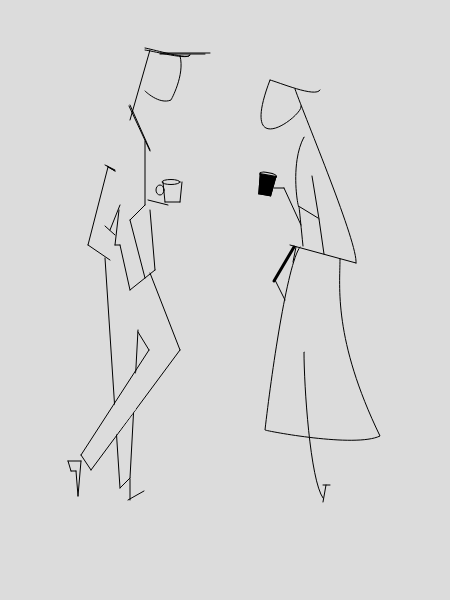
Frame 1 (no input)
Frame 60 (no input): identical to frame 1, image omitted
Frame 120 (the mouse pressed at the canvas centre since frame 60): identical to frame 1, image omitted

The p5.js sketch that drew this single still picture (run headless with seeded random() and noise() and a simulated clock; from frame 60 on, the mouse is pressed at the canvas centre):

// p5.js sketch
// ── sketch.js
function setup() {
  createCanvas(450, 600); // 450, 500
  angleMode(DEGREES);
  //noLoop();
}

function draw() {
  console.log(mouseX,mouseY);
  background(220);
  //line(300,0, 300,600);
  strokeWeight(1);
  stroke(0);
  
  
  push()
  //translate(0,-20);
  man();
  push();
  //translate(-30,0);
  woman();
  pop();
  pop();
  // push();
  // scale(0.5);
  // drawCursiveM(765, 940, 45); // x, y, size
  // pop();
}

function man(){
  
  /* head */
  
  //neck
  line(150,50, 130, 120);
  
  //hair
  noFill();
  curve(145, 50, 145,50, 190,55, 145, 15);
  curve(145, 48, 145,48, 190,55, 145, 15);
  line(160,54, 205,54);
  line(160,53, 210,53);
   
  
  //face
  beginShape();
  vertex(180,56);
  bezierVertex(185,75,171,100,171,100);
  vertex(171,100);
  bezierVertex(159, 105,145,91,145,91)
  endShape();
  
  /* body */
  
  //neck of jacket
  line(130,105, 150,150);
  line(129,106, 150,151);
  
  //front of jacket (button line)
  line(145,141,145,205);
  line(145,205,130,220);
  line(130,220, 145, 278);
  
  
  //side of jacket by right inner arm
  line(119,210, 115,245);
  line(115,245, 120,245);
  //down past waist
  line(120,245,130, 290);
  //across bottom of trouser towards left arm
  line(130,290, 155, 270);
  //left lower shirt
  line(155,270, 150, 210);
  
  //right arm top
  line(105,165,115, 170);
  line(107,166,115,171);
  line(108,167,115,171);
  
  //right arm outer
  line(108, 167, 88, 245);
  line(88,245, 110, 260);
  
  //right arm inner
  line(120,205,110,230);
  line(105,226, 115,235);
  
  //left arm
  line(148,200,168,205);
  
  //cup
  
  line(165, 202,180, 202);
  line(165, 202, 163, 182);
  line(180,202,182,182);
  ellipse(171,182, 18,5);
  arc(160,190,8,10,0,360);
  
  /* lower torso */
  
  //right leg
  line(105,258,120,488);
  line(120, 488,130,478);
  line(130,478, 138,330);
  
  //right foot
  line(130,479,130,500);
  line(128,500, 144,491);
  
  //left leg
  line(150,273,180,350);
  line(180,350, 91,470);
  line(91,470, 81,455);
  line(81,455, 149, 350);
  line(149,350,138,332);
  
  //left shoe
  line(68,461, 81,461);
  line(81, 461, 78, 496);
  line(78,496, 76,471);
  line(76, 471, 71,471);
  line(71,471, 68, 461);
  
  
  /* colour in clothing */
  
  //remove leg overlap

  fill(220);
  noStroke();
  beginShape();
  vertex(113,407);
  vertex(137,371);
  vertex(136,409);
  vertex(113,439);
  endShape(CLOSE);
  noFill();
  stroke(0);
  
}

function woman(){
  
  /* head */
  // hair
  
  curve(275,80,270,80, 320, 90, 293,30);
  
  //neck to base of left arm
  curve(295,89, 295, 89, 356,263, 280, 200);
  
  //head
  beginShape();
  vertex(270,80);
    bezierVertex(237,167, 306,113, 301,106);
  endShape();
  
  //lower left arm
  line(356,263, 290,245);
  //upper left arm
  line(312,176,319,219);
  
  line(319, 219, 324, 254);
  
  push();
  translate(10,0);
  //right arm
  line(291,225,274, 188);
  
  // right hand
  line(274,188, 264,188);
  
  //cup
  push();
  translate(35,-45);
  rotate(10);
  
  line(266, 178, 264,198);
  line(252,198,264,198);
  line(252,198, 250,178);
  ellipse(258,178,17,5);
  
  fill(0)
  beginShape();
  vertex(266, 178);
  vertex(264,198);
  vertex(252,198);
  vertex(264,198);
  vertex(252,198);
  vertex(250,178);
  endShape(CLOSE);
  noFill();
  pop();
  pop();
  /* upper dress */
  beginShape();
  vertex(304,137);
  bezierVertex(289,165,299,214,299, 206);
  bezierVertex(299,206,299,206,303,246)
  endShape();
  
  //bosom
  line(300,207, 318, 218);
  
  /* lower dress */
  
  beginShape();
  vertex(340,259);
  bezierVertex(340,286,333,339,380,436);
  bezierVertex(355, 448, 267, 431, 265,430)
  bezierVertex(271,377,287,264,300,247);
  endShape();
  
  //pleat to leg
  beginShape();
  vertex(304,352);
  bezierVertex(304,385, 310,480,323, 498);
  endShape();
  
  //foot
  line(323,502, 326,485);
  line(323, 485, 330,485);
  
  
  /* handbag */
  strokeWeight(3);
  line(294,247, 274,281);
  strokeWeight(1);
  line(296,247, 293,262);
  line(275,280, 285,300);
  
  
}




function drawCursiveM(x, y, size) {
  noFill();
  stroke(0);
  strokeWeight(size * 0.06);

  let h = size * 0.7; // hump height

  // Initial upstroke and first hump
  beginShape();
  vertex(x, y-20);
  bezierVertex(x, y - h * 0.5,         // rise up
                x + size * 0.05, y - h, // top of entry stroke
                x + size * 0.15, y - h); // top flat
  bezierVertex(x + size * 0.25, y - h,
                x + size * 0.3, y - h * 0.3,
                x + size * 0.3, y);     // back to baseline
  endShape();

  // Second hump
  beginShape();
  vertex(x + size * 0.3, y);
  bezierVertex(x + size * 0.3, y - h,
                x + size * 0.55, y - h,
                x + size * 0.6, y);
  endShape();

  // Third hump
  beginShape();
  vertex(x + size * 0.6, y);
  bezierVertex(x + size * 0.6, y - h,
                x + size * 0.85, y - h,
                x + size * 0.9, y);
  endShape();

  // Optional trailing exit stroke
  beginShape();
  vertex(x + size * 0.9, y);
  bezierVertex(x + size * 0.95, y + size * 0.15,
                x + size * 1.1, y + size * 0.1,
                x + size * 1.15, y);
  endShape();
}
